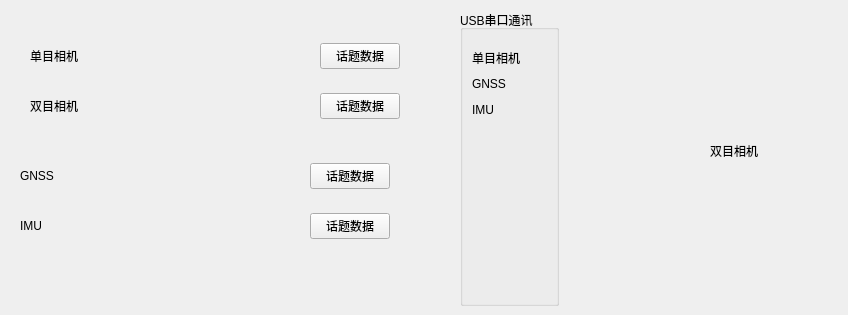
                 <widget class="QWidget" name="tab">
                  <attribute name="title">
                   <string/>
                  </attribute>
                  <widget class="QWidget" name="layoutWidget">
                   <property name="geometry">
                    <rect>
                     <x>30</x>
                     <y>40</y>
                     <width>370</width>
                     <height>33</height>
                    </rect>
                   </property>
                   <layout class="QHBoxLayout" name="horizontalLayout_26">
                    <item>
                     <widget class="QLabel" name="label_31">
                      <property name="minimumSize">
                       <size>
                        <width>0</width>
                        <height>20</height>
                       </size>
                      </property>
                      <property name="maximumSize">
                       <size>
                        <width>16777215</width>
                        <height>20</height>
                       </size>
                      </property>
                      <property name="text">
                       <string>单目相机    </string>
                      </property>
                     </widget>
                    </item>
                    <item>
                     <spacer name="horizontalSpacer_49">
                      <property name="orientation">
                       <enum>Qt::Horizontal</enum>
                      </property>
                      <property name="sizeHint" stdset="0">
                       <size>
                        <width>40</width>
                        <height>20</height>
                       </size>
                      </property>
                     </spacer>
                    </item>
                    <item>
                     <spacer name="horizontalSpacer_51">
                      <property name="orientation">
                       <enum>Qt::Horizontal</enum>
                      </property>
                      <property name="sizeHint" stdset="0">
                       <size>
                        <width>40</width>
                        <height>20</height>
                       </size>
                      </property>
                     </spacer>
                    </item>
                    <item>
                     <layout class="QHBoxLayout" name="horizontalLayout_camera"/>
                    </item>
                    <item>
                     <spacer name="horizontalSpacer_74">
                      <property name="orientation">
                       <enum>Qt::Horizontal</enum>
                      </property>
                      <property name="sizeHint" stdset="0">
                       <size>
                        <width>40</width>
                        <height>20</height>
                       </size>
                      </property>
                     </spacer>
                    </item>
                    <item>
                     <spacer name="horizontalSpacer_58">
                      <property name="orientation">
                       <enum>Qt::Horizontal</enum>
                      </property>
                      <property name="sizeHint" stdset="0">
                       <size>
                        <width>40</width>
                        <height>20</height>
                       </size>
                      </property>
                     </spacer>
                    </item>
                    <item>
                     <widget class="QPushButton" name="pushButton_topic_camera">
                      <property name="text">
                       <string>话题数据</string>
                      </property>
                     </widget>
                    </item>
                   </layout>
                  </widget>
                  <widget class="QWidget" name="layoutWidget">
                   <property name="geometry">
                    <rect>
                     <x>30</x>
                     <y>90</y>
                     <width>370</width>
                     <height>33</height>
                    </rect>
                   </property>
                   <layout class="QHBoxLayout" name="horizontalLayout_27">
                    <item>
                     <widget class="QLabel" name="label_32">
                      <property name="minimumSize">
                       <size>
                        <width>0</width>
                        <height>20</height>
                       </size>
                      </property>
                      <property name="maximumSize">
                       <size>
                        <width>16777215</width>
                        <height>20</height>
                       </size>
                      </property>
                      <property name="text">
                       <string>双目相机    </string>
                      </property>
                     </widget>
                    </item>
                    <item>
                     <spacer name="horizontalSpacer_73">
                      <property name="orientation">
                       <enum>Qt::Horizontal</enum>
                      </property>
                      <property name="sizeHint" stdset="0">
                       <size>
                        <width>40</width>
                        <height>20</height>
                       </size>
                      </property>
                     </spacer>
                    </item>
                    <item>
                     <spacer name="horizontalSpacer_75">
                      <property name="orientation">
                       <enum>Qt::Horizontal</enum>
                      </property>
                      <property name="sizeHint" stdset="0">
                       <size>
                        <width>40</width>
                        <height>20</height>
                       </size>
                      </property>
                     </spacer>
                    </item>
                    <item>
                     <layout class="QHBoxLayout" name="horizontalLayout_rgb"/>
                    </item>
                    <item>
                     <spacer name="horizontalSpacer_57">
                      <property name="orientation">
                       <enum>Qt::Horizontal</enum>
                      </property>
                      <property name="sizeHint" stdset="0">
                       <size>
                        <width>40</width>
                        <height>20</height>
                       </size>
                      </property>
                     </spacer>
                    </item>
                    <item>
                     <spacer name="horizontalSpacer_59">
                      <property name="orientation">
                       <enum>Qt::Horizontal</enum>
                      </property>
                      <property name="sizeHint" stdset="0">
                       <size>
                        <width>40</width>
                        <height>20</height>
                       </size>
                      </property>
                     </spacer>
                    </item>
                    <item>
                     <widget class="QPushButton" name="pushButton_topic_rgb">
                      <property name="text">
                       <string>话题数据</string>
                      </property>
                     </widget>
                    </item>
                   </layout>
                  </widget>
                  <widget class="QWidget" name="layoutWidget">
                   <property name="geometry">
                    <rect>
                     <x>20</x>
                     <y>160</y>
                     <width>370</width>
                     <height>33</height>
                    </rect>
                   </property>
                   <layout class="QHBoxLayout" name="horizontalLayout_28">
                    <item>
                     <widget class="QLabel" name="label_33">
                      <property name="minimumSize">
                       <size>
                        <width>0</width>
                        <height>20</height>
                       </size>
                      </property>
                      <property name="maximumSize">
                       <size>
                        <width>16777215</width>
                        <height>20</height>
                       </size>
                      </property>
                      <property name="text">
                       <string>GNSS           </string>
                      </property>
                     </widget>
                    </item>
                    <item>
                     <spacer name="horizontalSpacer_70">
                      <property name="orientation">
                       <enum>Qt::Horizontal</enum>
                      </property>
                      <property name="sizeHint" stdset="0">
                       <size>
                        <width>40</width>
                        <height>20</height>
                       </size>
                      </property>
                     </spacer>
                    </item>
                    <item>
                     <spacer name="horizontalSpacer_53">
                      <property name="orientation">
                       <enum>Qt::Horizontal</enum>
                      </property>
                      <property name="sizeHint" stdset="0">
                       <size>
                        <width>40</width>
                        <height>20</height>
                       </size>
                      </property>
                     </spacer>
                    </item>
                    <item>
                     <layout class="QHBoxLayout" name="horizontalLayout_gnss"/>
                    </item>
                    <item>
                     <spacer name="horizontalSpacer_71">
                      <property name="orientation">
                       <enum>Qt::Horizontal</enum>
                      </property>
                      <property name="sizeHint" stdset="0">
                       <size>
                        <width>40</width>
                        <height>20</height>
                       </size>
                      </property>
                     </spacer>
                    </item>
                    <item>
                     <spacer name="horizontalSpacer_61">
                      <property name="orientation">
                       <enum>Qt::Horizontal</enum>
                      </property>
                      <property name="sizeHint" stdset="0">
                       <size>
                        <width>40</width>
                        <height>20</height>
                       </size>
                      </property>
                     </spacer>
                    </item>
                    <item>
                     <widget class="QPushButton" name="pushButton_topic_gnss">
                      <property name="text">
                       <string>话题数据</string>
                      </property>
                     </widget>
                    </item>
                   </layout>
                  </widget>
                  <widget class="QWidget" name="layoutWidget">
                   <property name="geometry">
                    <rect>
                     <x>20</x>
                     <y>210</y>
                     <width>370</width>
                     <height>33</height>
                    </rect>
                   </property>
                   <layout class="QHBoxLayout" name="horizontalLayout_29">
                    <item>
                     <widget class="QLabel" name="label_34">
                      <property name="minimumSize">
                       <size>
                        <width>0</width>
                        <height>20</height>
                       </size>
                      </property>
                      <property name="maximumSize">
                       <size>
                        <width>16777215</width>
                        <height>20</height>
                       </size>
                      </property>
                      <property name="text">
                       <string>IMU             </string>
                      </property>
                     </widget>
                    </item>
                    <item>
                     <spacer name="horizontalSpacer_65">
                      <property name="orientation">
                       <enum>Qt::Horizontal</enum>
                      </property>
                      <property name="sizeHint" stdset="0">
                       <size>
                        <width>40</width>
                        <height>20</height>
                       </size>
                      </property>
                     </spacer>
                    </item>
                    <item>
                     <spacer name="horizontalSpacer_60">
                      <property name="orientation">
                       <enum>Qt::Horizontal</enum>
                      </property>
                      <property name="sizeHint" stdset="0">
                       <size>
                        <width>40</width>
                        <height>20</height>
                       </size>
                      </property>
                     </spacer>
                    </item>
                    <item>
                     <layout class="QHBoxLayout" name="horizontalLayout_imu"/>
                    </item>
                    <item>
                     <spacer name="horizontalSpacer_67">
                      <property name="orientation">
                       <enum>Qt::Horizontal</enum>
                      </property>
                      <property name="sizeHint" stdset="0">
                       <size>
                        <width>40</width>
                        <height>20</height>
                       </size>
                      </property>
                     </spacer>
                    </item>
                    <item>
                     <spacer name="horizontalSpacer_66">
                      <property name="orientation">
                       <enum>Qt::Horizontal</enum>
                      </property>
                      <property name="sizeHint" stdset="0">
                       <size>
                        <width>40</width>
                        <height>20</height>
                       </size>
                      </property>
                     </spacer>
                    </item>
                    <item>
                     <widget class="QPushButton" name="pushButton_topic_imu">
                      <property name="text">
                       <string>话题数据</string>
                      </property>
                     </widget>
                    </item>
                   </layout>
                  </widget>
                  <widget class="QGroupBox" name="groupBox_28">
                   <property name="geometry">
                    <rect>
                     <x>460</x>
                     <y>10</y>
                     <width>99</width>
                     <height>296</height>
                    </rect>
                   </property>
                   <property name="title">
                    <string>USB串口通讯</string>
                   </property>
                   <layout class="QVBoxLayout" name="verticalLayout_27">
                    <item>
                     <widget class="QLabel" name="label_13">
                      <property name="maximumSize">
                       <size>
                        <width>16777215</width>
                        <height>3</height>
                       </size>
                      </property>
                      <property name="text">
                       <string/>
                      </property>
                     </widget>
                    </item>
                    <item>
                     <layout class="QHBoxLayout" name="horizontalLayout_31">
                      <item>
                       <widget class="QLabel" name="label_44">
                        <property name="minimumSize">
                         <size>
                          <width>0</width>
                          <height>20</height>
                         </size>
                        </property>
                        <property name="maximumSize">
                         <size>
                          <width>16777215</width>
                          <height>20</height>
                         </size>
                        </property>
                        <property name="styleSheet">
                         <string notr="true"/>
                        </property>
                        <property name="text">
                         <string>单目相机</string>
                        </property>
                       </widget>
                      </item>
                      <item>
                       <widget class="QLabel" name="label_camera_state">
                        <property name="styleSheet">
                         <string notr="true"/>
                        </property>
                        <property name="text">
                         <string/>
                        </property>
                       </widget>
                      </item>
                     </layout>
                    </item>
                    <item>
                     <layout class="QHBoxLayout" name="horizontalLayout_33">
                      <item>
                       <widget class="QLabel" name="label_46">
                        <property name="minimumSize">
                         <size>
                          <width>0</width>
                          <height>20</height>
                         </size>
                        </property>
                        <property name="maximumSize">
                         <size>
                          <width>16777215</width>
                          <height>20</height>
                         </size>
                        </property>
                        <property name="styleSheet">
                         <string notr="true"/>
                        </property>
                        <property name="text">
                         <string>GNSS      </string>
                        </property>
                       </widget>
                      </item>
                      <item>
                       <widget class="QLabel" name="label_gnss_state">
                        <property name="styleSheet">
                         <string notr="true"/>
                        </property>
                        <property name="text">
                         <string/>
                        </property>
                       </widget>
                      </item>
                     </layout>
                    </item>
                    <item>
                     <layout class="QHBoxLayout" name="horizontalLayout_34">
                      <item>
                       <widget class="QLabel" name="label_47">
                        <property name="minimumSize">
                         <size>
                          <width>0</width>
                          <height>20</height>
                         </size>
                        </property>
                        <property name="maximumSize">
                         <size>
                          <width>16777215</width>
                          <height>20</height>
                         </size>
                        </property>
                        <property name="styleSheet">
                         <string notr="true"/>
                        </property>
                        <property name="text">
                         <string>IMU         </string>
                        </property>
                       </widget>
                      </item>
                      <item>
                       <widget class="QLabel" name="label_imu_state">
                        <property name="styleSheet">
                         <string notr="true"/>
                        </property>
                        <property name="text">
                         <string/>
                        </property>
                       </widget>
                      </item>
                     </layout>
                    </item>
                    <item>
                     <spacer name="verticalSpacer_19">
                      <property name="orientation">
                       <enum>Qt::Vertical</enum>
                      </property>
                      <property name="sizeHint" stdset="0">
                       <size>
                        <width>20</width>
                        <height>40</height>
                       </size>
                      </property>
                     </spacer>
                    </item>
                   </layout>
                  </widget>
                  <widget class="QWidget" name="layoutWidget">
                   <property name="geometry">
                    <rect>
                     <x>710</x>
                     <y>140</y>
                     <width>129</width>
                     <height>22</height>
                    </rect>
                   </property>
                   <layout class="QHBoxLayout" name="horizontalLayout_32">
                    <item>
                     <widget class="QLabel" name="label_45">
                      <property name="minimumSize">
                       <size>
                        <width>0</width>
                        <height>20</height>
                       </size>
                      </property>
                      <property name="maximumSize">
                       <size>
                        <width>16777215</width>
                        <height>20</height>
                       </size>
                      </property>
                      <property name="styleSheet">
                       <string notr="true"/>
                      </property>
                      <property name="text">
                       <string>双目相机</string>
                      </property>
                     </widget>
                    </item>
                    <item>
                     <widget class="QLabel" name="label_rgb_state">
                      <property name="sizePolicy">
                       <sizepolicy hsizetype="Expanding" vsizetype="Preferred">
                        <horstretch>0</horstretch>
                        <verstretch>0</verstretch>
                       </sizepolicy>
                      </property>
                      <property name="minimumSize">
                       <size>
                        <width>30</width>
                        <height>0</height>
                       </size>
                      </property>
                      <property name="styleSheet">
                       <string notr="true"/>
                      </property>
                      <property name="text">
                       <string/>
                      </property>
                     </widget>
                    </item>
                   </layout>
                  </widget>
                 </widget>
